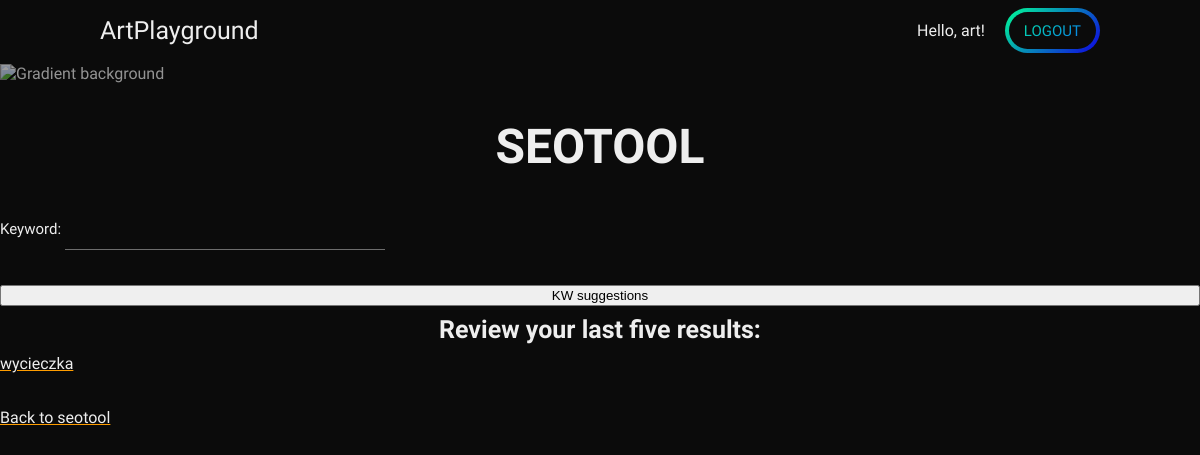
The app's page /seotool/keyword-suggestions/ (signed in), older data.
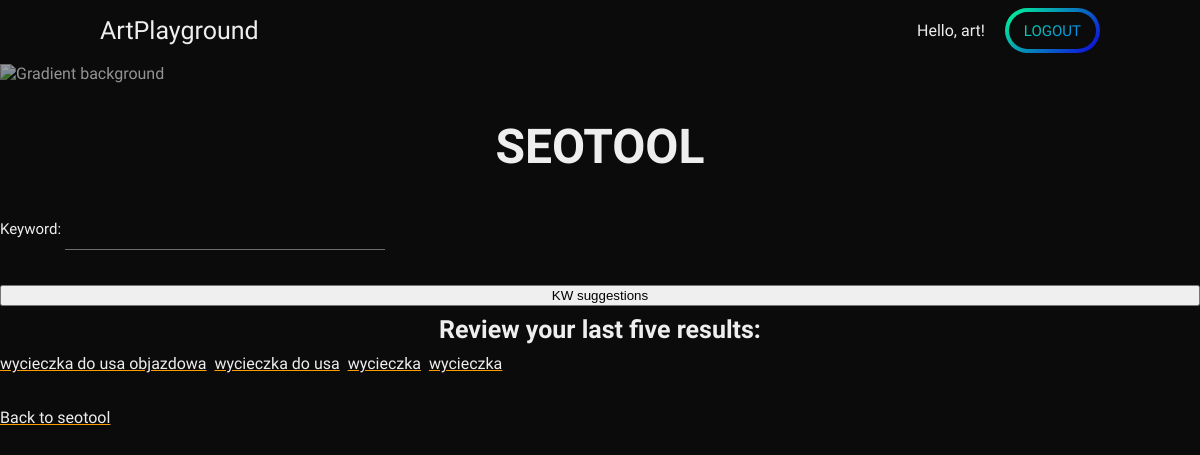
The same page, newer data.
### seotool/models.py (models this page shows, shortened)
class Keywords_suggestion(models.Model):
    author = models.ForeignKey(User, on_delete=models.CASCADE, default=None)
    base_keyword = models.CharField(max_length=150)
    keywords_suggested = models.CharField(max_length=10000)
    publication_date = models.DateField()

### seotool/views.py (the view, shortened to what this page needs)
# urls.py: path("keyword-suggestions/", views.keyword_suggestions, name="keyword_suggestions"),
@login_required
def keyword_suggestions(request):
    headers = {
        "X-RapidAPI-Key": x_rapidAPI_key,
        "X-RapidAPI-Host": x_rapidAPI_host,
    }
    history_kw_suggestions = Keywords_suggestion.objects.filter(author=request.user)
    history_kw_suggestions = history_kw_suggestions.order_by("-pk")[:5]
    base_keywords = [
        history_kw_suggestion.base_keyword
        for history_kw_suggestion in history_kw_suggestions
    ]
    context = {"base_keywords": history_kw_suggestions, "KeywordForm": KeywordForm}
    return render(
        request,
        "seotool/keyword_suggest.html",
        context,
    )

### seotool/templates/seotool/keyword_suggest.html (shortened to what this page needs)
{% extends 'base_layout.html' %}
{% block content %}
<h1>SEOTOOL</h1>
<form method="post">
  {% csrf_token %} {{ KeywordForm.as_p }}
  <button type="submit" name="kw_suggestions">KW suggestions</button>
</form>
{% if base_keywords %}
<h3>Review your last five results:</h3>
{% for base_keyword in base_keywords %}
<a href="{% url 'keyword_suggestions_history' pk=base_keyword.pk %}">{{base_keyword.base_keyword}}</a>&nbsp;
{% endfor %}
{% endif %}
<br />
<a href="{% url 'seotool' %}">Back to seotool</a><br />
{% endblock %}

Row changes from the older to the newer data that the page shows:
added Keywords_suggestion: base_keyword "wycieczka do usa objazdowa"
added Keywords_suggestion: base_keyword "wycieczka do usa"
added Keywords_suggestion: base_keyword "wycieczka"
